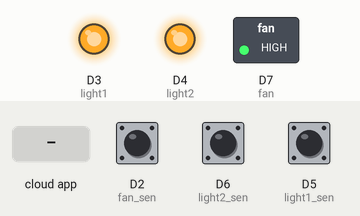
Simulated run of this sketch. Board: ESP8266 (NodeMCU). Shown: switched loads named in the sketch (green lamp = pin HIGH), output pins drawn as LEDs (lit = HIGH). The inputs (shaded band) are chosen by the test bench; at power-on: D2 (fan_sen) HIGH, D6 (light2_sen) HIGH, D5 (light1_sen) HIGH. WiFi joins after 1.5 s; servers stay silent unless stated; the Firebase database answers and starts empty; what the sketch prints to the serial monitor is not drawn.

Above: at 2.7 s.
2.8 s: the phone or cloud app sets fan to 1
At 4.1 s:
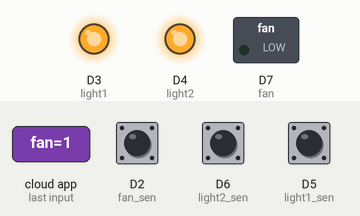
4.9 s: the phone or cloud app sets light1 to 1
At 6.3 s:
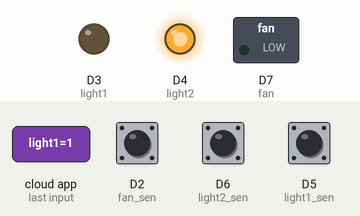
6.9 s: the phone or cloud app sets fan to 0
At 8.1 s:
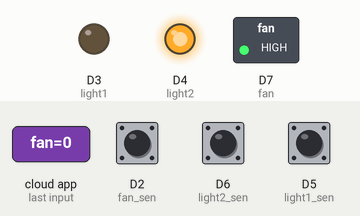
8.5 s: the phone or cloud app sets light1 to 0
At 10.2 s:
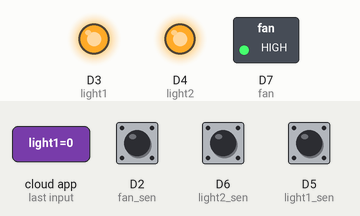
10.5 s: the phone or cloud app sets light2 to 1
At 12.1 s:
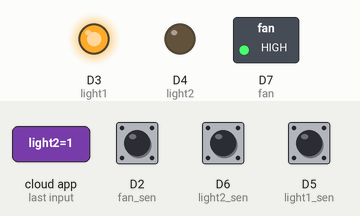
12.4 s: the phone or cloud app sets fan to 1
At 13.5 s:
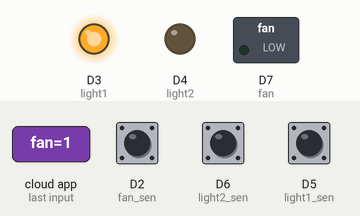
Timing chart, 0 to 14.9 s (numbered marks = the images above; inputs shaded):
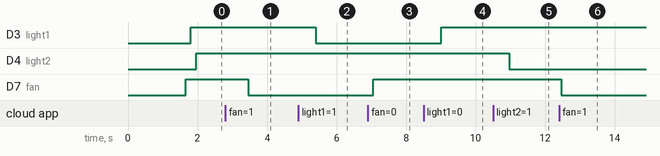

The sketch:

smarthome_internet_2way_switch_V2.ino
```cpp
//FirebaseESP8266.h must be included before ESP8266WiFi.h
// Firebase ESP8266 library
#include <FirebaseESP8266.h>
#include <ESP8266WiFi.h>

#define FIREBASE_HOST "smarthome-auto-default-rtdb.firebaseio.com"

#define FIREBASE_AUTH "I2H7kHib2SXJmSbeHgZB28x43pxKHB6YVJAeb2iH"

#define UserId "EC LAB"
#define password "Diploma@EC"

//Define FirebaseESP8266 data object
FirebaseData firebasedata;
FirebaseJson json;

int debug=0;

// load output pin define
int fan = D7;
int light1 = D3;
int light2 = D4;

int fan_sen = D2;
int light1_sen = D5;
int light2_sen = D6;


// switch status store
int fan_sw_status = 0;
int light1_sw_status = 0;
int light2_sw_status = 0;

// app button status store
int fan_app_status = 0;
int light1_app_status = 0;
int light2_app_status = 0;

// final load status store
int fan_status = 0;
int light1_status = 0;
int light2_status = 0;


/*   NOTE :- VOID SETUP SYNTAX RUN ONLY ONE TIME AND VOID LOOP SYNTAX RUN CONTINUOUSLY    */


// void setup start....void setup start....void setup start...

void setup()
{

  Serial.begin(115200);

  pinMode(fan, OUTPUT);
  pinMode(light1, OUTPUT);
  pinMode(light2, OUTPUT);
  pinMode(fan_sen, INPUT_PULLUP);
  pinMode(light1_sen, INPUT_PULLUP);
  pinMode(light2_sen, INPUT_PULLUP);

  WiFi.begin(UserId, password);
  Serial.print("Connecting to Wi-Fi");
  while (WiFi.status() != WL_CONNECTED)
  {
    Serial.print(".");
    delay(50);
  }
  Serial.println();
  Serial.print("Connected with IP: ");
  Serial.println(WiFi.localIP());
  Serial.println();

  Firebase.begin(FIREBASE_HOST, FIREBASE_AUTH);
  Firebase.reconnectWiFi(true);

}


// void loop start....void loop start....void loop start...
void loop()
{

  // Read 2 way switch position using sensor

 fan_sw_status= digitalRead(fan_sen);

 if(debug==1)
   { delay(900);
Serial.print("Fan switch status : ");               Serial.println(fan_sw_status);}

light1_sw_status=digitalRead(light1_sen);

if(debug==1)
   { delay(900);
Serial.print("Light1 switch status : ");               Serial.println(light1_sw_status);}


light2_sw_status=digitalRead(light2_sen);

if(debug==1)
   { delay(900);
Serial.print("Light2 switch status : ");               Serial.println(light2_sw_status);}

// app load staus read on firebase database ................................

 if(Firebase.getString(firebasedata, "fan/"))
{  if(firebasedata.stringData()== "1")
     { fan_app_status=1;
       digitalWrite(fan,LOW); }
   else
     { fan_app_status=0;
       digitalWrite(fan,HIGH); }
}

if(debug==1)
   { delay(900);
Serial.print("Fan app status : ");               Serial.println(fan_app_status);}

if(Firebase.getString(firebasedata, "light1/"))
{                                          if(firebasedata.stringData()== "1")
    { light1_app_status=1;
      digitalWrite(light1, LOW); }
  else
    { light1_app_status=0;
      digitalWrite(light1, HIGH); }
}

if(debug==1)
 { delay(900);
Serial.print("Light1 app status : ");               Serial.println(light1_app_status);}

if(Firebase.getString(firebasedata, "light2/"))
{                                          if(firebasedata.stringData()== "1")
    { light2_app_status=1;
      digitalWrite(light2, LOW); }
  else
    { light2_app_status=0;
      digitalWrite(light2, HIGH); }
}

if(debug==1)
   { delay(900);
Serial.print("Light2 app status : ");               Serial.println(light2_app_status);}

// load feedback send on firebase database................................
fan_status= (fan_sw_status ^ fan_app_status);

if(debug==1)
   { delay(900);
Serial.print("Fan status XOR operation : ");               Serial.println(fan_status);}

light1_status= (light1_sw_status ^ light1_app_status);

if(debug==1)
   { delay(900);
Serial.print("Light1 status XOR operation : ");               Serial.println(light1_status);}

light2_status= (light2_sw_status ^ light2_app_status);

if(debug==1)
   { delay(900);
Serial.print("Light2 status XOR operation : ");               Serial.println(light2_status);}

 if (fan_status==0)
    { fan_status=1;}
 else
    { fan_status=0;}

 if (light1_status==0)
    { light1_status=1;}
 else
    { light1_status=0;}

 if (light2_status==0)
   { light2_status=1;}
 else
    { light2_status=0;}

Firebase.setInt(firebasedata, "fanfeed/",fan_status);

Firebase.setInt(firebasedata, "light1feed/",light1_status);

Firebase.setInt(firebasedata, "light2feed/",light2_status);

}
```

Measured:
- after the input at 2.8 s, D7 (fan): HIGH → LOW after 0.66 s
- after the input at 4.9 s, D3 (light1): HIGH → LOW after 0.51 s
- after the input at 6.9 s, D7 (fan): LOW → HIGH after 0.16 s
- after the input at 8.5 s, D3 (light1): LOW → HIGH after 0.51 s
- after the input at 10.5 s, D4 (light2): HIGH → LOW after 0.46 s
- after the input at 12.4 s, D7 (fan): HIGH → LOW after 0.06 s
